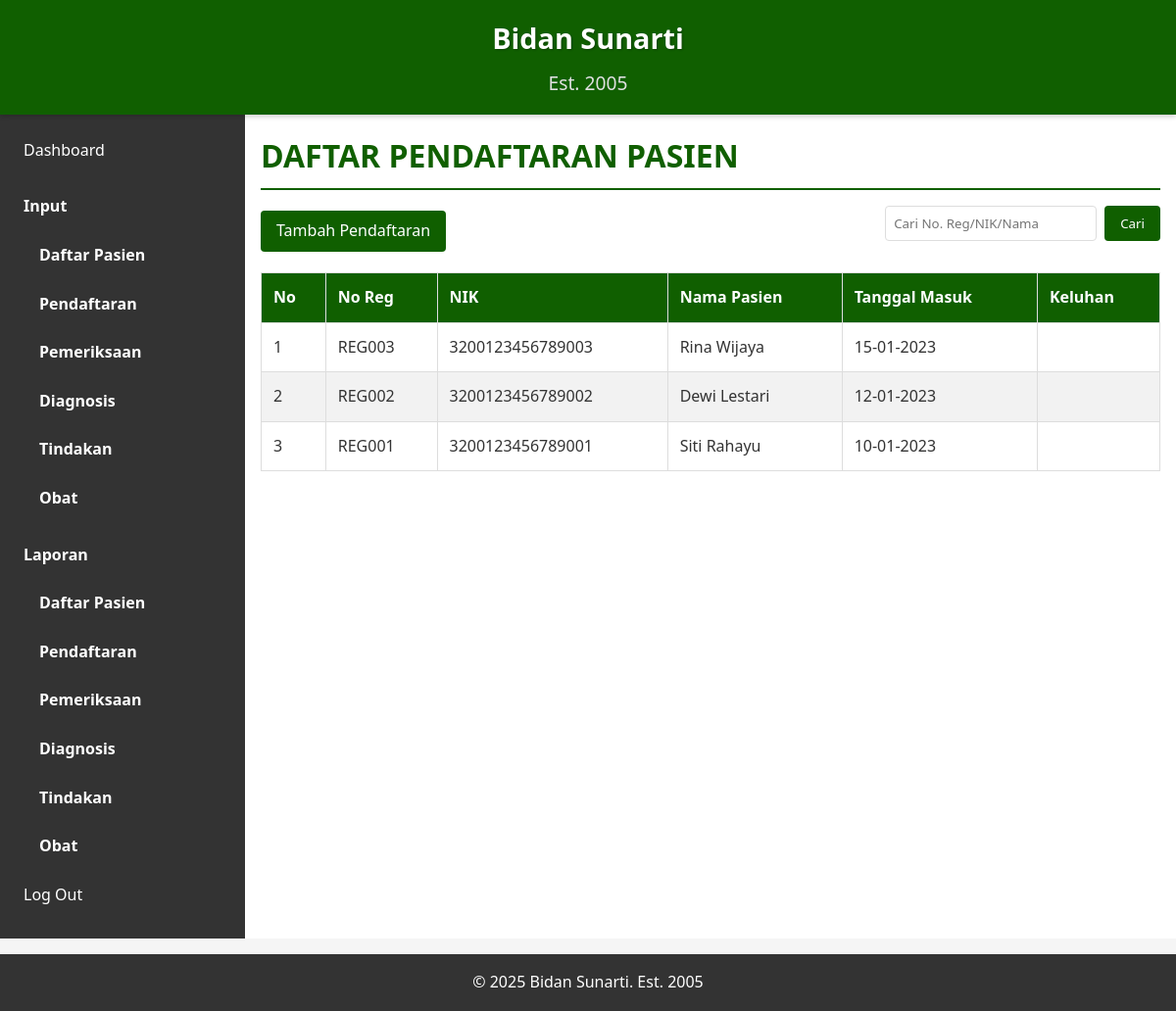
The app's page /modules/pendaftaran/list.php (signed in) with its own data.
### tables this page shows
CREATE TABLE IF NOT EXISTS pendaftaran (
    no_reg VARCHAR(8) PRIMARY KEY,
    nik VARCHAR(16) NOT NULL,
    tanggal_masuk DATE,
    created_at TIMESTAMP DEFAULT CURRENT_TIMESTAMP,
    updated_at TIMESTAMP DEFAULT CURRENT_TIMESTAMP ON UPDATE CURRENT_TIMESTAMP,
    FOREIGN KEY (nik) REFERENCES pasien(nik) ON DELETE CASCADE
);

CREATE TABLE IF NOT EXISTS pasien (
    nik VARCHAR(16) PRIMARY KEY,
    nama VARCHAR(30) NOT NULL,
    tempat_lahir VARCHAR(20),
    tanggal_lahir DATE,
    agama VARCHAR(6),
    umur INT,
    alamat VARCHAR(40),
    pekerjaan VARCHAR(15),
    pendidikan VARCHAR(15),
    status_pasien VARCHAR(15),
    nama_suami VARCHAR(25),
    no_hp VARCHAR(13),
    created_at TIMESTAMP DEFAULT CURRENT_TIMESTAMP,
    updated_at TIMESTAMP DEFAULT CURRENT_TIMESTAMP ON UPDATE CURRENT_TIMESTAMP
);

### includes/functions.php (called while the page is built, shortened)
<?php
require_once __DIR__ . '/../config.php';
function getAllRegistrations()
{
    global $conn;
    $result = $conn->query("SELECT p.*, ps.nama FROM pendaftaran p JOIN pasien ps ON p.nik = ps.nik ORDER BY p.tanggal_masuk DESC");
    return $result->fetch_all(MYSQLI_ASSOC);
}
function formatDate($date, $format = 'd-m-Y')
{
    $dateObj = new DateTime($date);
    return $dateObj->format($format);
}
?>

### modules/pendaftaran/list.php (the view, shortened to what this page needs)
<?php
require_once '../../includes/functions.php';
$registrations = getAllRegistrations();
?>
<!DOCTYPE html>
<html lang="id">
<head>
    <link rel="stylesheet" href="../../css/style.css">
</head>
<body>
    <div class="container">
        <?php include '../../includes/header.php'; ?>
        <aside class="sidebar">
            <?php include '../../includes/sidebar.php'; ?>
        </aside>
        <main class="content">
            <h1>DAFTAR PENDAFTARAN PASIEN</h1>
            <div class="actions">
                <a href="input.php" class="btn">Tambah Pendaftaran</a>
                <form method="GET" class="search-form">
                    <input type="text" name="search" placeholder="Cari No. Reg/NIK/Nama">
                    <button type="submit" class="btn">Cari</button>
                </form>
            </div>
            <table>
                <thead>
                    <tr>
                        <th>No</th>
                        <th>No Reg</th>
                        <th>NIK</th>
                        <th>Nama Pasien</th>
                        <th>Tanggal Masuk</th>
                        <th>Keluhan</th>
                    </tr>
                </thead>
                <tbody>
                    <?php if (empty($registrations)): ?>
                        <tr>
                            <td colspan="6" class="text-center">Tidak ada data pendaftaran</td>
                        </tr>
                    <?php else: ?>
                        <?php foreach ($registrations as $index => $reg): ?>
                            <tr>
                                <td><?php echo $index + 1; ?></td>
                                <td><?php echo htmlspecialchars($reg['no_reg']); ?></td>
                                <td><?php echo htmlspecialchars($reg['nik']); ?></td>
                                <td><?php echo htmlspecialchars($reg['nama']); ?></td>
                                <td><?php echo formatDate($reg['tanggal_masuk']); ?></td>
                                <td><?php echo htmlspecialchars($reg['keluhan']); ?></td>
                            </tr>
                        <?php endforeach; ?>
                    <?php endif; ?>
                </tbody>
            </table>
        </main>
        <?php include '../../includes/footer.php'; ?>
    </div>
</body>
</html>

### css/style.css (style rules this page uses)
* { margin: 0; padding: 0; box-sizing: border-box; font-family: 'Segoe UI', Tahoma, Geneva, Verdana, sans-serif; }
body { background-color: #f5f5f5; color: #333; line-height: 1.6; }
.container { display: grid; grid-template-rows: auto 1fr auto; min-height: 100vh; }
.sidebar { background-color: #333; color: white; padding: 1rem; }
.content { padding: 1rem; background-color: white; }
.content h1 { color: #105f00; margin-bottom: 1rem; border-bottom: 2px solid #105f00; padding-bottom: 0.5rem; }
.btn { display: inline-block; padding: 0.5rem 1rem; background-color: #105f00; color: white; border: none; border-radius: 4px; cursor: pointer; text-decoration: none; text-align: center; }
table { width: 100%; border-collapse: collapse; margin-bottom: 1rem; }
table th, table td { padding: 0.75rem; text-align: left; border: 1px solid #ddd; }
table th { background-color: #105f00; color: white; }
table tr:nth-child(even) { background-color: #f2f2f2; }
.search-form { display: flex; gap: 0.5rem; margin-bottom: 1rem; }
.search-form input { flex: 1; padding: 0.5rem; border: 1px solid #ddd; border-radius: 4px; }
.actions { display: flex; justify-content: space-between; align-items: center; margin-bottom: 1rem; flex-wrap: wrap; gap: 0.5rem; }
@media (min-width: 768px) { .container { grid-template-columns: 250px 1fr; } }

### records on screen
pendaftaran: no_reg "REG003", nik "3200123456789003", nik.nama "Rina Wijaya", tanggal_masuk "15-01-2023"
pendaftaran: no_reg "REG002", nik "3200123456789002", nik.nama "Dewi Lestari", tanggal_masuk "12-01-2023"
pendaftaran: no_reg "REG001", nik "3200123456789001", nik.nama "Siti Rahayu", tanggal_masuk "10-01-2023"
